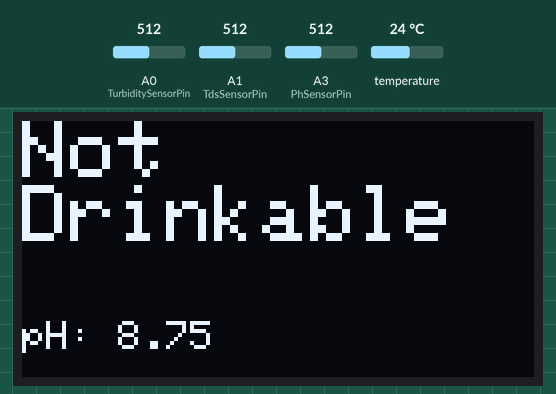
This sketch was run on a simulated Arduino Uno, built with avr-gcc and run on an emulated ATmega328P. Parts: 128×64 one-colour display. The test bench sets the inputs (shaded band); at power-on: A3 (PhSensorPin) = 512, A0 (TurbiditySensorPin) = 512, A1 (TdsSensorPin) = 512, temperature 24 °C. What the sketch prints to the serial monitor is not drawn.

Above: at 3.5 s.
3.6 s: A3 (PhSensorPin) set to 340
At 7.0 s:
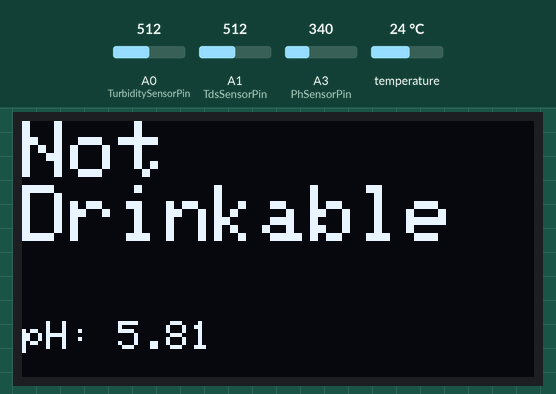
7.3 s: A3 (PhSensorPin) set to 360
At 9.2 s:
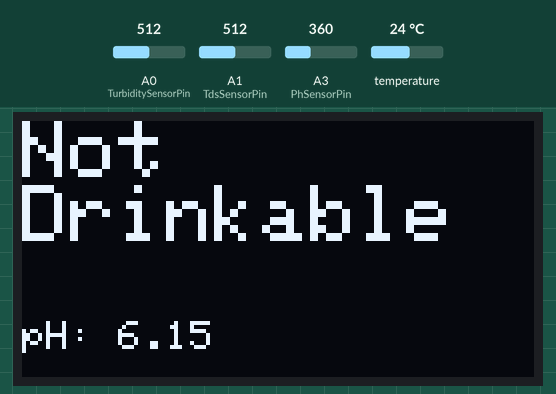
10.2 s: A3 (PhSensorPin) set to 306
At 12.6 s:
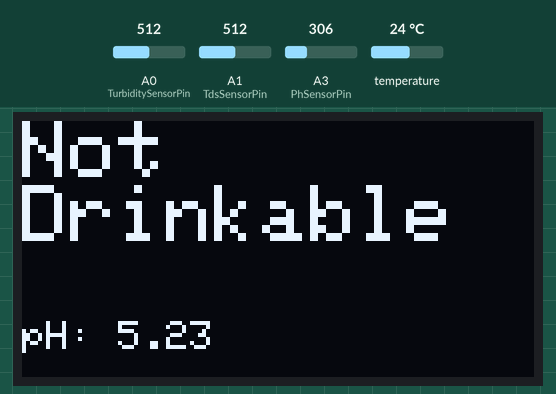
Timing chart, 0 to 14.1 s (numbered marks = the images above; inputs shaded):
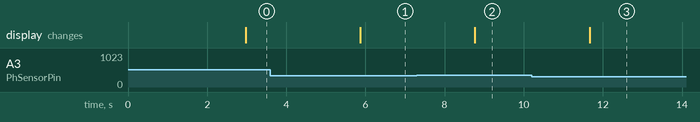

The sketch:

Water_All_Parameter_Monitoring_Code.ino
```cpp
#include <EEPROM.h>
#include "GravityTDS.h"
#include <OneWire.h>
#include <DallasTemperature.h>
#include <Wire.h>
#include <Adafruit_GFX.h>
#include <Adafruit_SSD1306.h>

#define SCREEN_WIDTH 128
#define SCREEN_HEIGHT 64
#define OLED_RESET -1

Adafruit_SSD1306 display(SCREEN_WIDTH, SCREEN_HEIGHT, &Wire, OLED_RESET);

#define ONE_WIRE_BUS 7
#define TdsSensorPin A1
#define TurbiditySensorPin A0
#define PhSensorPin A3  // pH sensor pin set to A3

OneWire oneWire(ONE_WIRE_BUS);
DallasTemperature sensors(&oneWire);
GravityTDS gravityTds;

float tdsValue = 0;
float phValue = 0;
float temperature = 0;
int phBuf[10];
int temp;

void setup()
{
  Serial.begin(115200);
  sensors.begin();
  gravityTds.setPin(TdsSensorPin);
  gravityTds.setAref(5.0);
  gravityTds.setAdcRange(1024);
  gravityTds.begin();

  // Initialize I2C using default A4/A5 pins
  Wire.begin();

  // OLED initialization
  if (!display.begin(SSD1306_SWITCHCAPVCC, 0x3C)) {
    Serial.println(F("OLED failed"));
    while (true);
  }

  display.clearDisplay();
  display.setTextSize(1);
  display.setTextColor(WHITE);
  display.setCursor(0, 0);
  display.println("Water Test Starting...");
  display.display();
  delay(2000);
}

void loop()
{
  // ==== Temperature + TDS ====
  sensors.requestTemperatures();
  temperature = sensors.getTempCByIndex(0);
  gravityTds.setTemperature(temperature);
  gravityTds.update();
  tdsValue = gravityTds.getTdsValue();

  // ==== Turbidity ====
  int turbiditySensorValue = analogRead(TurbiditySensorPin);
  float turbidityVoltage = turbiditySensorValue * (5.0 / 1024.0);

  // ==== pH Reading ====
  unsigned long int avgPh = 0;
  for (int i = 0; i < 10; i++) {
    phBuf[i] = analogRead(PhSensorPin);  // Reading from A3
    delay(10);
  }
  for (int i = 0; i < 9; i++) {
    for (int j = i + 1; j < 10; j++) {
      if (phBuf[i] > phBuf[j]) {
        temp = phBuf[i];
        phBuf[i] = phBuf[j];
        phBuf[j] = temp;
      }
    }
  }
  for (int i = 2; i < 8; i++) {
    avgPh += phBuf[i];
  }
  float phVoltage = (float)avgPh * 5.0 / 1024 / 6;
  phValue = 3.5 * phVoltage;

  // ==== Check Conditions ====
  bool isDrinkable = (tdsValue <= 350 && turbidityVoltage >= 3.9 && phValue >= 6.5 && phValue <= 8.5);

  // ==== Display Result on OLED ====
  display.clearDisplay();
  display.setTextSize(2);
  display.setCursor(0, 0);
  if (isDrinkable) {
    display.println("Drinkable");
  } else {
    display.println("Not");
    display.println("Drinkable");
  }

  display.setTextSize(1);
  display.setCursor(0, 50);
  display.print("pH: ");
  display.print(phValue, 2);
  display.display();

  // ==== Output All Readings to Serial Monitor ====
  Serial.print("TDS: ");
  Serial.print(tdsValue, 0);
  Serial.print(" ppm, ");
  Serial.print("Temperature: ");
  Serial.print(temperature);
  Serial.print(" C, ");
  Serial.print("Turbidity Voltage: ");
  Serial.print(turbidityVoltage, 2);
  Serial.print(" V, ");
  Serial.print("pH Value: ");
  Serial.println(phValue, 2);

  // ==== Check Drinkability ====
  if (isDrinkable) {
    Serial.println("Water is Drinkable");
  } else {
    Serial.println("Water is NOT Drinkable");
  }

  Serial.println();
  delay(2000);
}
```

Measured:
- after the input at 3.6 s, the display: changes after 2.3 s (image 1)
- after the input at 7.3 s, the display: changes after 1.5 s (image 2)
- after the input at 10.2 s, the display: changes after 1.5 s (image 3)
